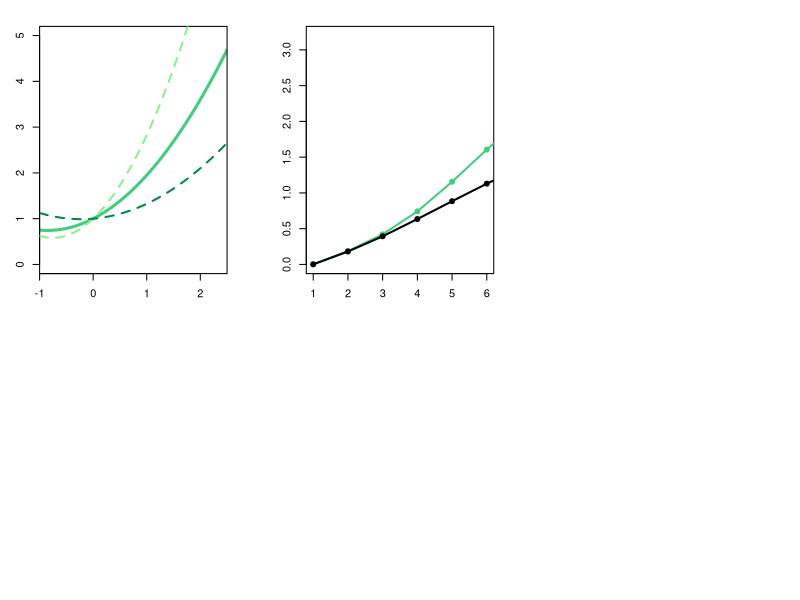

Source code (R): (Note: a time limit stopped this script after it produced the figure.)
library(mvtnorm)
library(numDeriv)

#adaptive evolution of IGEs
par(mfrow=c(2,3), mar = c(2, 3, 2, 3))  

#change in IGEs functions
IGE_v = function(mean_u, mean_p, mean_h, 
                   g_u, g_p, g_h, g_ph, v_x, v_e){
    g_i = mean_u^2 * (g_p + v_x * g_h) + 
      g_u * (mean_p^2 + g_p + v_e * (mean_h^2 + g_h) ) +
      2 * v_e * (mean_u^2 * g_ph + g_u * (mean_p * mean_h + g_ph))
    return(g_i)
  }
IGE_c = function(mean_u, v_u, p_par, h_par){
    eseq = c(-2,-1,0,1,2)
    esm = list()
    for(i in 1:length(eseq)){
      es = eseq[[i]]
      s = rnorm(1e4, mean_u, v_u)
      gi = (p_par + h_par * es) * s
      esm[[i]] = mean(gi)
    }
    return(esm)
  }
    
#no ecological change
{
#plot of landscape
b = 0.6
bx = 0
be = 0
bxe = 0
q = 0.7
qx = 0
qe = 0
qxe = 0
qx2 = 0
qe2 = 0
qxe2 = 0

Wbar = function(x){
  #fitness model on character states  
  w = 1 + 
    b * x  + 
    bx * x * s1 + 
    be * x  * s2 + 
    bxe * x * s1 * s2 +
    #divide by 2 for gamma
    q * 1/2 * x^2 +
    qx * 1/2 * x^2 * s1 +
    qe * 1/2 * x^2 * s2 + 
    qxe * 1/2 * x^2 * s1 * s2 +
    #divide by 2 for gamma
    qx2 * 1/4 * x^2 *  s1^2 +
    qe2 * 1/4 * x^2  * s2^2 +
    qxe2 * 1/8 * x^2 * (s1^2  * s2^2 ) 
  
  return(mean(w)) }

#plot of fitness function
s1=s2=0
curve(Vectorize(Wbar)(x), from = -1, to = 2.5, ylim = c(0,5), col = "seagreen3",
        lwd = 3, ylab = " ", xlab = " ", xaxt = "n", xaxs="i")
axis(1, at=c(-1, 0, 1, 2), las = 1)
s1 = 1
  bx = 0.5
  qx = 0.5
  qx2 = 0.5
curve(Vectorize(Wbar)(x), from = -1, to = 2.5, lwd = 2, col = "lightgreen", add = T, lty = "dashed")
  s1 = -1
curve(Vectorize(Wbar)(x), from = -1, to = 2.5, lwd = 2, col = "springgreen4", add = T, lty = "dashed")

#fitness function
resp_f = function(mean_srn,s){
  x = rep(0,4)
  Wbar = function(x){
    u = mean_srn[[1]]
    p = mean_srn[[2]]
    d = mean_srn[[3]]
    h = mean_srn[[4]]
    
    #character states from RNs  
    z = (u + x[1] + p * mean(s[,1]) + d * mean(s[,2]) + h + mean(s[,1]) * mean(s[,2]) ) + 
      (p + x[2] ) * (s[,1] - mean(s[,1])) + (d + x[3]) * (s[,2] - mean(s[,2])) +
      (h + x[4]) * (s[,1] - mean(s[,1])) * (s[,2] - mean(s[,2]))
    
    #fitness model on character states  
    w = 1 + 
      b * z  + 
      
      bx * (z - mean(z)) * s[,1] + 
      be * (z - mean(z))  * s[,2] + 
      bxe * (z - mean(z)) * s[,1] * s[,2] +
      
      #divide by 2 for gamma
      q * 1/2 * (z^2 - var(z)) +
      qx * 1/2 * (z^2 - var(z)) * s[,1] +
      qe * 1/2 * (z^2 - var(z)) * s[,2] + 
      qxe * 1/2 * (z^2 - var(z)) * s[,1] * s[,2] +
      #divide by 2 for gamma
      qx2 * 1/4 * (z^2 - var(z)) *  (s[,1]^2 - var(s[,1])) +
      qe2 * 1/4 * (z^2 - var(z))  *   (s[,2]^2 - var(s[,2]) ) +
      qxe2 * 1/8 * (z^2 - var(z)) * ((s[,1]^2 - var(s[,1])) * (s[,2]^2 - var(s[,2]))) 
    
    return(mean(w)) }
  first.derivatives = data.frame(b = grad(func = Wbar, x = x))
  second.derivatives = data.frame(hessian(func = Wbar, x = x))
  denom = Wbar(x = x)
  
  rownames(first.derivatives) = c("mu","psi","delta", "phi")
  colnames(second.derivatives) = rownames(second.derivatives) = c("mu","psi","delta", "phi")
  
  return(
    list(round(first.derivatives/denom,2),
         round(second.derivatives/denom,2)))
}

#response (freq.-dep)
b = 0.6
bx = 0
be = 0
bxe = 0
q = 0.7
qx = 0
qe = 0
qxe = 0
qx2 = 0
qe2 = 0
qxe2 = 0
bx = 0
qx2 = 0

#loop function
resgen = function(gen, m_init, v_init, v_e){
  bl = list()
  gl = list()
  ms = list()
  distm = data.frame(mean = rep(0,gen+1), sd = rep(0,gen+1))
  giv = list()
  gim = list()
  
  #initial distribution
  mean_srn = matrix(m_init, ncol = 1)
  ms[[1]] = mean_srn
  v_u = v_init[[1]]
  v_p = v_init[[2]]
  v_d = v_init[[3]]
  v_h = v_init[[4]]
  g = matrix(c(v_u,0,0,0,
               0,v_p,0,0,
               0,0,v_d,0,
               0,0,0,v_h), nrow = 4, ncol = 4)
  mean_x = mean_srn[1,]
  mean_e = 0 #mean ecological factor
  v_x = g[1,1]
  v_e = v_e
  c_xe = 0
  s = rmvnorm(2e5, mean = c(mean_x, mean_e), 
              sigma = matrix(c(v_x, c_xe, c_xe, v_e), nrow = 2, ncol= 2))
  par = rmvnorm(2e5, mean = t(mean_srn), sigma = as.matrix(g))
  z = par[,1] + par[,2] * s[,1] + par[,3] * s[,2] + par[,4] * s[,1] * s[,2]
  distm[1,] = c(mean(z), var(z))
  
  giv[[1]] = IGE_v(mean_u = mean_srn[[1]], mean_p = mean_srn[[2]], mean_h = mean_srn[[4]],
              g_u = g[1,1], g_p = g[2,2], g_h = g[4,4], g_ph = g[2,4], v_x = v_x, v_e = v_e)
  
  gim[[1]] = IGE_c(mean_u = mean_srn[[1]], v_u = g[1,1], p_par = par[,2], h_par = par[,4])
  
  #gen 1
  resp1 = resp_f(mean_srn, s)
  bl[[1]] = resp1[[1]]
  gl[[1]] = resp1[[2]]
  mean_srn = mean_srn + as.matrix(g) %*% as.matrix(resp1[[1]]) 
  ms[[2]] = mean_srn
  g = g + as.matrix(g) %*% (as.matrix(resp1[[2]]) - 
                              as.matrix(resp1[[1]]) %*% t(as.matrix(resp1[[1]]))) %*% as.matrix(g)
  mean_x = mean_srn[1,]
  mean_e = 0
  v_x = g[1,1]
  v_e = v_e
  c_xe = 0
  s = rmvnorm(2e5, mean = c(mean_x, mean_e), 
              sigma = matrix(c(v_x, c_xe, c_xe, v_e), nrow = 2, ncol= 2))
  par = rmvnorm(2e5, mean = t(mean_srn), sigma = as.matrix(g))
  z = par[,1] + par[,2] * s[,1] + par[,3] * s[,2] + par[,4] * s[,1] * s[,2]
  distm[2,] = c(mean(z), var(z))
  
  giv[[2]] = IGE_v(mean_u = mean_srn[[1]], mean_p = mean_srn[[2]], mean_h = mean_srn[[4]],
                   g_u = g[1,1], g_p = g[2,2], g_h = g[4,4], g_ph = g[2,4], v_x = v_x, v_e = v_e)
  
  gim[[2]] = IGE_c(mean_u = mean_srn[[1]], v_u = g[1,1], p_par = par[,2], h_par = par[,4])
  
  
  
  if(gen > 1){
    for(i in 2:gen){
      mean_x = mean_srn[1,] #mean partner phenotype
      mean_e = 0 #mean ecological factor
      v_x = g[1,1] #var
      v_e = v_e
      c_xe = 0
      s = rmvnorm(1e5, mean = c(mean_x, mean_e), 
                  sigma = matrix(c(v_x, c_xe, c_xe, v_e), nrow = 2, ncol= 2))
      resp1 = resp_f(mean_srn, s)
      bl[[i]] = resp1[[1]]
      gl[[i]] = resp1[[2]]
      mean_srn = mean_srn + as.matrix(g) %*% as.matrix(resp1[[1]]) 
      ms[[i+1]] = mean_srn
      g = g + as.matrix(g) %*% (as.matrix(resp1[[2]]) - 
                                  as.matrix(resp1[[1]]) %*% t(as.matrix(resp1[[1]]))) %*% as.matrix(g)
      
      par = rmvnorm(2e5, mean = t(mean_srn), sigma = as.matrix(g))
      z = par[,1] + par[,2] * s[,1] + par[,3] * s[,2] + par[,4] * s[,1] * s[,2]
      distm[i + 1,] = c(mean(z), var(z))
      
      giv[[i+1]] = IGE_v(mean_u = mean_srn[[1]], mean_p = mean_srn[[2]], mean_h = mean_srn[[4]],
                       g_u = g[1,1], g_p = g[2,2], g_h = g[4,4], g_ph = g[2,4], v_x = v_x, v_e = v_e)
      
      gim[[i+1]] = IGE_c(mean_u = mean_srn[[1]], v_u = g[1,1], p_par = par[,2], h_par = par[,4])
    }
  }

  return(list(bl, gl, ms, distm, giv, gim))
}

#mean change plot (different variances)
v_par = c(0.3, 0.5)
for(i in 1:length(v_par)){

  bx = 0.5
  qx = 0.5
  qx2 = 0.5
  fdr2 = resgen(gen = 6, m_init = rep(0,4), v_init = c(v_par[[i]],v_par[[i]],0,v_par[[i]]), v_e = v_par[[i]])
  
  bx = 0
  qx = 0
  qx2 = 0
  nfdr = resgen(gen = 6, m_init = rep(0,4), v_init = c(v_par[[i]],v_par[[i]],0,v_par[[i]]), v_e = v_par[[i]])

#plot mean change
if(i == 1){plot(NA, main = " ", ylab = " ", xlim = c(1,6), ylim = c(0,3.2))
  points(fdr2[[4]][,1], cex = 1, pch = 21, bg = "seagreen3", col = "seagreen3")
  lines(fdr2[[4]][,1], lwd = 2, pch = 21, col = "seagreen3", lty = "solid")
  }
else{plot(NA, main = " ", ylab = " ", xlim = c(1,6), ylim = c(0,3.2))
  points(fdr2[[4]][,1], cex = 1, pch = 21, bg = "seagreen3", col = "seagreen3")
  lines(fdr2[[4]][,1], lwd = 2, pch = 21, col = "seagreen3", lty = "solid")}
points(nfdr[[4]][,1], cex = 1, pch = 21, bg = "black")
lines(nfdr[[4]][,1], lwd = 2, pch = 21, col = "black", lty = "solid")
}

}

#ecological change
{  
#plot of landscape
b = 0.6
bx = 0
be = 0
bxe = 0
q = 0.7
qx = 0
qe = 0
qxe = 0
qx2 = 0
qe2 = 0
qxe2 = 0

Wbar = function(x){
  #fitness model on character states  
  w = 1 + 
    b * x  + 
    bx * x * s1 + 
    be * x  * s2 + 
    bxe * x * s1 * s2 +
    
    q * 1/2 * x^2 +
    qx * 1/2 * x^2 * s1 +
    qe * 1/2 * x^2 * s2 + 
    qxe * 1/2 * x^2 * s1 * s2 +
    
    qx2 * 1/4 * x^2 *  s1^2 +
    qe2 * 1/4 * x^2  * s2^2 +
    qxe2 * 1/8 * x^2 * (s1^2  * s2^2 ) 
  return(mean(w)) }

#plot of fitness function
s1=s2=0
curve(Vectorize(Wbar)(x), from = -1, to = 2.5, ylim = c(0,5), col = "seagreen3",
      lwd = 3, ylab = " ", xlab = " ", xaxt = "n", xaxs = "i")
axis(1, at=c(-1, 0, 1, 2), las = 1)
s1 = 1; s2 = 1
bx = 0.5
bxe = -0.4
qx = 0.5
qxe = -0.4
qx2 = 0.5
qxe2 = -0.4
curve(Vectorize(Wbar)(x), from = -1, to = 2.5, lwd = 2, col = "lightgreen", add = T, lty = "dashed")
s1 = -1; s2 = 1
curve(Vectorize(Wbar)(x), from = -1, to = 2.5, lwd = 2, col = "springgreen4", add = T, lty = "dashed")

#fitness function
resp_f = function(mean_srn,s){
  x = rep(0,4)
  Wbar = function(x){
    u = mean_srn[[1]]
    p = mean_srn[[2]]
    d = mean_srn[[3]]
    h = mean_srn[[4]]
    
    #character states from RNs  
    z = (u + x[1] + p * mean(s[,1]) + d * mean(s[,2]) + h + mean(s[,1]) * mean(s[,2]) ) + 
      (p + x[2] ) * (s[,1] - mean(s[,1])) + (d + x[3]) * (s[,2] - mean(s[,2])) +
      (h + x[4]) * (s[,1] - mean(s[,1])) * (s[,2] - mean(s[,2]))
    
    #fitness model on character states  
    w = 1 + 
      b * z  + 
      
      bx * (z - mean(z)) * s[,1] + 
      be * (z - mean(z))  * s[,2] + 
      bxe * (z - mean(z)) * s[,1] * s[,2] +
      
      q * 1/2 * (z^2 - var(z)) +
      qx * 1/2 * (z^2 - var(z)) * s[,1] +
      qe * 1/2 * (z^2 - var(z)) * s[,2] + 
      qxe * 1/2 * (z^2 - var(z)) * s[,1] * s[,2] +

      qx2 * 1/4 * (z^2 - var(z)) *  (s[,1]^2 - var(s[,1])) +
      qe2 * 1/4 * (z^2 - var(z))  *   (s[,2]^2 - var(s[,2]) ) +
      qxe2 * 1/8 * (z^2 - var(z)) * ((s[,1]^2 - var(s[,1])) * (s[,2]^2 - var(s[,2]))) 
    
    
    return(mean(w)) }
  first.derivatives = data.frame(b = grad(func = Wbar, x = x))
  second.derivatives = data.frame(hessian(func = Wbar, x = x))
  denom = Wbar(x = x)
  
  rownames(first.derivatives) = c("mu","psi","delta", "phi")
  colnames(second.derivatives) = rownames(second.derivatives) = c("mu","psi","delta", "phi")
  
  return(
    list(round(first.derivatives/denom,2),
         round(second.derivatives/denom,2)))
}

#response (freq.-dep)
b = 0.6
bx = 0
be = 0
bxe = 0
q = 0.7
qx = 0
qe = 0
qxe = 0
qx2 = 0
qe2 = 0
qxe2 = 0
bx = 0
qx2 = 0

#loop function
eco_gen = 0.25
resgen = function(gen, m_init, v_init, v_e){
  bl = list()
  gl = list()
  ms = list()
  distm = data.frame(mean = rep(0,gen+1), sd = rep(0,gen+1))
  
  #initial distribution
  mean_srn = matrix(m_init, ncol = 1)
  ms[[1]] = mean_srn
  v_u = v_init[[1]]
  v_p = v_init[[2]]
  v_d = v_init[[3]]
  v_h = v_init[[4]]
  g = matrix(c(v_u,0,0,0,
               0,v_p,0,0,
               0,0,v_d,0,
               0,0,0,v_h), nrow = 4, ncol = 4)
  mean_x = mean_srn[1,]
  mean_e = 0 #mean ecological factor
  v_x = g[1,1]
  v_e = v_e
  c_xe = 0
  s = rmvnorm(2e5, mean = c(mean_x, mean_e), 
              sigma = matrix(c(v_x, c_xe, c_xe, v_e), nrow = 2, ncol= 2))
  par = rmvnorm(2e5, mean = t(mean_srn), sigma = as.matrix(g))
  z = par[,1] + par[,2] * s[,1] + par[,3] * s[,2] + par[,4] * s[,1] * s[,2]
  distm[1,] = c(mean(z), var(z))
  
  #gen 1
  resp1 = resp_f(mean_srn, s)
  bl[[1]] = resp1[[1]]
  gl[[1]] = resp1[[2]]
  mean_srn = mean_srn + as.matrix(g) %*% as.matrix(resp1[[1]]) 
  ms[[2]] = mean_srn
  g = g + as.matrix(g) %*% (as.matrix(resp1[[2]]) - 
                              as.matrix(resp1[[1]]) %*% t(as.matrix(resp1[[1]]))) %*% as.matrix(g)
  mean_x = mean_srn[1,]
  mean_e = mean_e + eco_gen
  v_x = g[1,1]
  v_e = v_e
  c_xe = 0
  s = rmvnorm(2e5, mean = c(mean_x, mean_e), 
              sigma = matrix(c(v_x, c_xe, c_xe, v_e), nrow = 2, ncol= 2))
  par = rmvnorm(2e5, mean = t(mean_srn), sigma = as.matrix(g))
  z = par[,1] + par[,2] * s[,1] + par[,3] * s[,2] + par[,4] * s[,1] * s[,2]
  distm[2,] = c(mean(z), var(z))
  
  if(gen > 1){
    for(i in 2:gen){
      mean_x = mean_srn[1,] #mean partner phenotype
      mean_e = mean_e + eco_gen #mean ecological factor
      v_x = g[1,1] #var
      v_e = v_e
      c_xe = 0
      s = rmvnorm(1e5, mean = c(mean_x, mean_e), 
                  sigma = matrix(c(v_x, c_xe, c_xe, v_e), nrow = 2, ncol= 2))
      resp1 = resp_f(mean_srn, s)
      bl[[i]] = resp1[[1]]
      gl[[i]] = resp1[[2]]
      mean_srn = mean_srn + as.matrix(g) %*% as.matrix(resp1[[1]]) 
      ms[[i+1]] = mean_srn
      g = g + as.matrix(g) %*% (as.matrix(resp1[[2]]) - 
                                  as.matrix(resp1[[1]]) %*% t(as.matrix(resp1[[1]]))) %*% as.matrix(g)
      
      par = rmvnorm(2e5, mean = t(mean_srn), sigma = as.matrix(g))
      z = par[,1] + par[,2] * s[,1] + par[,3] * s[,2] + par[,4] * s[,1] * s[,2]
      distm[i + 1,] = c(mean(z), var(z))
    }
  }
  
  return(list(bl, gl, ms, distm))
}

#mean change plot (different variances)
v_par = c(0.3, 0.5)
for(i in 1:length(v_par)){

  bx = 0.5
  bxe = -0.4
  qx = 0.5
  qxe = -0.4
  qx2 = 0.5
  qxe2 = -0.4
  fdr2 = resgen(gen = 6, m_init = rep(0,4), v_init = c(v_par[[i]],v_par[[i]],0,v_par[[i]]), v_e = v_par[[i]])
  
  bx = 0
  bxe = 0
  qx = 0
  qxe = 0
  qx2 = 0
  qxe2 = 0
  nfdr = resgen(gen = 6, m_init = rep(0,4), v_init = c(v_par[[i]],v_par[[i]],0,v_par[[i]]), v_e = v_par[[i]])
  
  #plot mean change
  if(i == 1){plot(NA, main = " ", ylab = " ", xlim = c(1,6), ylim = c(0,3.3))
    points(fdr2[[4]][,1], cex = 1, pch = 21, bg = "seagreen3", col = "seagreen3")
    lines(fdr2[[4]][,1], lwd = 2, pch = 21, col = "seagreen3", lty = "solid")
    }
  else{plot(NA, main = " ", ylab = " ", xlim = c(1,6), ylim = c(0,3.3))
       points(fdr2[[4]][,1], cex = 1, pch = 21, bg = "seagreen3", col = "seagreen3")
       lines(fdr2[[4]][,1], lwd = 2, pch = 21, col = "seagreen3", lty = "solid")
       }

  points(nfdr[[4]][,1], cex = 1, pch = 21, bg = "black")
  lines(nfdr[[4]][,1], lwd = 2, pch = 21, col = "black", lty = "solid")
  
}

}

##############################################
#IGEs
par(mfrow=c(2,6), mar = c(3, 2, 3, 1)) 
  
#no ecological change
{
    #fitness function
    resp_f = function(mean_srn,s){
      x = rep(0,4)
      Wbar = function(x){
        u = mean_srn[[1]]
        p = mean_srn[[2]]
        d = mean_srn[[3]]
        h = mean_srn[[4]]
        
        #character states from RNs  
        #character states from RNs  
        z = (u + x[1] + p * mean(s[,1]) + d * mean(s[,2]) + h + mean(s[,1]) * mean(s[,2]) ) + 
          (p + x[2] ) * (s[,1] - mean(s[,1])) + (d + x[3]) * (s[,2] - mean(s[,2])) +
          (h + x[4]) * (s[,1] - mean(s[,1])) * (s[,2] - mean(s[,2]))
        
        #fitness model on character states  
        w = 1 + 
          b * z  + 
          
          bx * (z - mean(z)) * s[,1] + 
          be * (z - mean(z))  * s[,2] + 
          bxe * (z - mean(z)) * s[,1] * s[,2] +
          
          q * 1/2 * (z^2 - var(z)) +
          qx * 1/2 * (z^2 - var(z)) * s[,1] +
          qe * 1/2 * (z^2 - var(z)) * s[,2] + 
          qxe * 1/2 * (z^2 - var(z)) * s[,1] * s[,2] +
          
          qx2 * 1/4 * (z^2 - var(z)) *  (s[,1]^2 - var(s[,1])) +
          qe2 * 1/4 * (z^2 - var(z))  *   (s[,2]^2 - var(s[,2]) ) +
          qxe2 * 1/8 * (z^2 - var(z)) * ((s[,1]^2 - var(s[,1])) * (s[,2]^2 - var(s[,2]))) 
        
        return(mean(w)) }
      first.derivatives = data.frame(b = grad(func = Wbar, x = x))
      second.derivatives = data.frame(hessian(func = Wbar, x = x))
      denom = Wbar(x = x)
      
      rownames(first.derivatives) = c("mu","psi","beta", "phi")
      colnames(second.derivatives) = rownames(second.derivatives) = c("mu","psi","beta", "phi")
      
      return(
        list(round(first.derivatives/denom,2),
             round(second.derivatives/denom,2)))
    }
    
    #response (freq.-dep)
    b = 0.6
    bx = 0
    be = 0
    bxe = 0
    q = 0.7
    qx = 0
    qe = 0
    qxe = 0
    qx2 = 0
    qe2 = 0
    qxe2 = 0
    bx = 0
    qx2 = 0
    
    #loop function
    resgen = function(gen, m_init, v_init, v_e){
      bl = list()
      gl = list()
      ms = list()
      distm = data.frame(mean = rep(0,gen+1), sd = rep(0,gen+1))
      giv = list()
      gim = list()
      
      #initial distribution
      mean_srn = matrix(m_init, ncol = 1)
      ms[[1]] = mean_srn
      v_u = v_init[[1]]
      v_p = v_init[[2]]
      v_d = v_init[[3]]
      v_h = v_init[[4]]
      g = matrix(c(v_u,0,0,0,
                   0,v_p,0,0,
                   0,0,v_d,0,
                   0,0,0,v_h), nrow = 4, ncol = 4)
      mean_x = mean_srn[1,]
      mean_e = 0 #mean ecological factor
      v_x = g[1,1]
      v_e = v_e
      c_xe = 0
      s = rmvnorm(2e5, mean = c(mean_x, mean_e), 
                  sigma = matrix(c(v_x, c_xe, c_xe, v_e), nrow = 2, ncol= 2))
      par = rmvnorm(2e5, mean = t(mean_srn), sigma = as.matrix(g))
      z = par[,1] + par[,2] * s[,1] + par[,3] * s[,2] + par[,4] * s[,1] * s[,2]
      distm[1,] = c(mean(z), var(z))
      
      giv[[1]] = IGE_v(mean_u = mean_srn[[1]], mean_p = mean_srn[[2]], mean_h = mean_srn[[4]],
                       g_u = g[1,1], g_p = g[2,2], g_h = g[4,4], g_ph = g[2,4], v_x = v_x, v_e = v_e)
      
      gim[[1]] = IGE_c(mean_u = mean_srn[[1]], v_u = g[1,1], p_par = par[,2], h_par = par[,4])
      
      #gen 1
      resp1 = resp_f(mean_srn, s)
      bl[[1]] = resp1[[1]]
      gl[[1]] = resp1[[2]]
      mean_srn = mean_srn + as.matrix(g) %*% as.matrix(resp1[[1]]) 
      ms[[2]] = mean_srn
      g = g + as.matrix(g) %*% (as.matrix(resp1[[2]]) - 
                                  as.matrix(resp1[[1]]) %*% t(as.matrix(resp1[[1]]))) %*% as.matrix(g)
      mean_x = mean_srn[1,]
      mean_e = 0
      v_x = g[1,1]
      v_e = v_e
      c_xe = 0
      s = rmvnorm(2e5, mean = c(mean_x, mean_e), 
                  sigma = matrix(c(v_x, c_xe, c_xe, v_e), nrow = 2, ncol= 2))
      par = rmvnorm(2e5, mean = t(mean_srn), sigma = as.matrix(g))
      z = par[,1] + par[,2] * s[,1] + par[,3] * s[,2] + par[,4] * s[,1] * s[,2]
      distm[2,] = c(mean(z), var(z))
      
      giv[[2]] = IGE_v(mean_u = mean_srn[[1]], mean_p = mean_srn[[2]], mean_h = mean_srn[[4]],
                       g_u = g[1,1], g_p = g[2,2], g_h = g[4,4], g_ph = g[2,4], v_x = v_x, v_e = v_e)
      
      gim[[2]] = IGE_c(mean_u = mean_srn[[1]], v_u = g[1,1], p_par = par[,2], h_par = par[,4])
      
      
      
      if(gen > 1){
        for(i in 2:gen){
          mean_x = mean_srn[1,] #mean partner phenotype
          mean_e = 0 #mean ecological factor
          v_x = g[1,1] #var
          v_e = v_e
          c_xe = 0
          s = rmvnorm(1e5, mean = c(mean_x, mean_e), 
                      sigma = matrix(c(v_x, c_xe, c_xe, v_e), nrow = 2, ncol= 2))
          resp1 = resp_f(mean_srn, s)
          bl[[i]] = resp1[[1]]
          gl[[i]] = resp1[[2]]
          mean_srn = mean_srn + as.matrix(g) %*% as.matrix(resp1[[1]]) 
          ms[[i+1]] = mean_srn
          g = g + as.matrix(g) %*% (as.matrix(resp1[[2]]) - 
                                      as.matrix(resp1[[1]]) %*% t(as.matrix(resp1[[1]]))) %*% as.matrix(g)
          
          par = rmvnorm(2e5, mean = t(mean_srn), sigma = as.matrix(g))
          z = par[,1] + par[,2] * s[,1] + par[,3] * s[,2] + par[,4] * s[,1] * s[,2]
          distm[i + 1,] = c(mean(z), var(z))
          
          giv[[i+1]] = IGE_v(mean_u = mean_srn[[1]], mean_p = mean_srn[[2]], mean_h = mean_srn[[4]],
                             g_u = g[1,1], g_p = g[2,2], g_h = g[4,4], g_ph = g[2,4], v_x = v_x, v_e = v_e)
          
          gim[[i+1]] = IGE_c(mean_u = mean_srn[[1]], v_u = g[1,1], p_par = par[,2], h_par = par[,4])
        }
      }
      
      return(list(bl, gl, ms, distm, giv, gim))
    }
    
    #mean change plot (different variances)
    v_par = c(0.3, 0.5)
    bx = 0.5
    qx = 0.5
    qx2 = 0.5
    fdr1 = resgen(gen = 6, m_init = rep(0,4), v_init = c(v_par[[1]],v_par[[1]],0,v_par[[1]]), v_e = v_par[[1]])
    fdr2 = resgen(gen = 6, m_init = rep(0,4), v_init = c(v_par[[2]],v_par[[2]],0,v_par[[2]]), v_e = v_par[[2]])
    
  plot(x = c(-2,-1,0,1,2), y = unlist(fdr1[[6]][[1]]),  main = " ", ylab = " ", xlim = c(-2,2), ylim = c(0,1))
  points(x = c(-2,-1,0,1,2), y = unlist(fdr1[[6]][[1]]), lwd = 2, pch = 21, bg = "seagreen3", col = "seagreen3", lty = "solid")
  lines(x = c(-2,-1,0,1,2), y = unlist(fdr1[[6]][[1]]), lwd = 2, pch = 21, col = "seagreen3", lty = "solid")

  for(d in 2:(gen)){
    plot(x = c(-2,-1,0,1,2), y = unlist(fdr1[[6]][[d]]),  main = " ", ylab = " ", xlim = c(-2,2), ylim = c(0,1))
    points(x = c(-2,-1,0,1,2), y = unlist(fdr1[[6]][[d]]), lwd = 2, pch = 21, bg = "seagreen3", col = "seagreen3", lty = "solid")
    lines(x = c(-2,-1,0,1,2), y = unlist(fdr1[[6]][[d]]), lwd = 2, pch = 21, col = "seagreen3", lty = "solid")
 }
  }  

#ecological change
{
    #fitness function
    resp_f = function(mean_srn,s){
      x = rep(0,4)
      Wbar = function(x){
        u = mean_srn[[1]]
        p = mean_srn[[2]]
        d = mean_srn[[3]]
        h = mean_srn[[4]]
        
        #character states from RNs  
        z = (u + x[1] + p * mean(s[,1]) + d * mean(s[,2]) + h + mean(s[,1]) * mean(s[,2]) ) + 
          (p + x[2] ) * (s[,1] - mean(s[,1])) + (d + x[3]) * (s[,2] - mean(s[,2])) +
          (h + x[4]) * (s[,1] - mean(s[,1])) * (s[,2] - mean(s[,2]))
        
        #fitness model on character states  
        w = 1 + 
          b * z  + 
          
          bx * (z - mean(z)) * s[,1] + 
          be * (z - mean(z))  * s[,2] + 
          bxe * (z - mean(z)) * s[,1] * s[,2] +
          
          #divide by 2 for gamma
          q * 0.5 * (z^2 - var(z)) +
          qx * 0.5 * (z^2 - var(z)) * s[,1] +
          qe * 0.5 * (z^2 - var(z)) * s[,2] + 
          qxe * 0.5 * (z^2 - var(z)) * s[,1] * s[,2] +

          qx2 * 1/4 * (z^2 - var(z)) *  (s[,1]^2 - var(s[,1])) +
          qe2 * 1/4 * (z^2 - var(z))  *   (s[,2]^2 - var(s[,2]) ) +
          qxe2 * 1/8 * (z^2 - var(z)) * ((s[,1]^2 - var(s[,1])) * (s[,2]^2 - var(s[,2]))) 
        
        
        return(mean(w)) }
      first.derivatives = data.frame(b = grad(func = Wbar, x = x))
      second.derivatives = data.frame(hessian(func = Wbar, x = x))
      denom = Wbar(x = x)
      
      rownames(first.derivatives) = c("mu","psi","delta", "phi")
      colnames(second.derivatives) = rownames(second.derivatives) = c("mu","psi","delta", "phi")
      
      return(
        list(round(first.derivatives/denom,2),
             round(second.derivatives/denom,2)))
    }
    
    #response (freq.-dep)
    b = 0.6
    bx = 0
    be = 0
    bxe = 0
    q = 0.7
    qx = 0
    qe = 0
    qxe = 0
    qx2 = 0
    qe2 = 0
    qxe2 = 0
    bx = 0
    qx2 = 0
    
    #loop function
    eco_gen = 0.25
    resgen = function(gen, m_init, v_init, v_e){
      bl = list()
      gl = list()
      ms = list()
      distm = data.frame(mean = rep(0,gen+1), sd = rep(0,gen+1))
      giv = list()
      gim = list()
      
      #initial distribution
      mean_srn = matrix(m_init, ncol = 1)
      ms[[1]] = mean_srn
      v_u = v_init[[1]]
      v_p = v_init[[2]]
      v_d = v_init[[3]]
      v_h = v_init[[4]]
      g = matrix(c(v_u,0,0,0,
                   0,v_p,0,0,
                   0,0,v_d,0,
                   0,0,0,v_h), nrow = 4, ncol = 4)
      mean_x = mean_srn[1,]
      mean_e = 0 #mean ecological factor
      v_x = g[1,1]
      v_e = v_e
      c_xe = 0
      s = rmvnorm(2e5, mean = c(mean_x, mean_e), 
                  sigma = matrix(c(v_x, c_xe, c_xe, v_e), nrow = 2, ncol= 2))
      par = rmvnorm(2e5, mean = t(mean_srn), sigma = as.matrix(g))
      z = par[,1] + par[,2] * s[,1] + par[,3] * s[,2] + par[,4] * s[,1] * s[,2]
      distm[1,] = c(mean(z), var(z))
      
      giv[[1]] = IGE_v(mean_u = mean_srn[[1]], mean_p = mean_srn[[2]], mean_h = mean_srn[[4]],
                       g_u = g[1,1], g_p = g[2,2], g_h = g[4,4], g_ph = g[2,4], v_x = v_x, v_e = v_e)
      
      gim[[1]] = IGE_c(mean_u = mean_srn[[1]], v_u = g[1,1], p_par = par[,2], h_par = par[,4])
      
      #gen 1
      resp1 = resp_f(mean_srn, s)
      bl[[1]] = resp1[[1]]
      gl[[1]] = resp1[[2]]
      mean_srn = mean_srn + as.matrix(g) %*% as.matrix(resp1[[1]]) 
      ms[[2]] = mean_srn
      g = g + as.matrix(g) %*% (as.matrix(resp1[[2]]) - 
                                  as.matrix(resp1[[1]]) %*% t(as.matrix(resp1[[1]]))) %*% as.matrix(g)
      mean_x = mean_srn[1,]
      mean_e = 0 + eco_gen
      v_x = g[1,1]
      v_e = v_e
      c_xe = 0
      s = rmvnorm(2e5, mean = c(mean_x, mean_e), 
                  sigma = matrix(c(v_x, c_xe, c_xe, v_e), nrow = 2, ncol= 2))
      par = rmvnorm(2e5, mean = t(mean_srn), sigma = as.matrix(g))
      z = par[,1] + par[,2] * s[,1] + par[,3] * s[,2] + par[,4] * s[,1] * s[,2]
      distm[2,] = c(mean(z), var(z))
      
      giv[[2]] = IGE_v(mean_u = mean_srn[[1]], mean_p = mean_srn[[2]], mean_h = mean_srn[[4]],
                       g_u = g[1,1], g_p = g[2,2], g_h = g[4,4], g_ph = g[2,4], v_x = v_x, v_e = v_e)
      
      gim[[2]] = IGE_c(mean_u = mean_srn[[1]], v_u = g[1,1], p_par = par[,2], h_par = par[,4])
      
      
      
      if(gen > 1){
        for(i in 2:gen){
          mean_x = mean_srn[1,] #mean partner phenotype
          mean_e = 0 #mean ecological factor
          v_x = g[1,1] #var
          v_e = v_e + eco_gen
          c_xe = 0
          s = rmvnorm(1e5, mean = c(mean_x, mean_e), 
                      sigma = matrix(c(v_x, c_xe, c_xe, v_e), nrow = 2, ncol= 2))
          resp1 = resp_f(mean_srn, s)
          bl[[i]] = resp1[[1]]
          gl[[i]] = resp1[[2]]
          mean_srn = mean_srn + as.matrix(g) %*% as.matrix(resp1[[1]]) 
          ms[[i+1]] = mean_srn
          g = g + as.matrix(g) %*% (as.matrix(resp1[[2]]) - 
                                      as.matrix(resp1[[1]]) %*% t(as.matrix(resp1[[1]]))) %*% as.matrix(g)
          
          par = rmvnorm(2e5, mean = t(mean_srn), sigma = as.matrix(g))
          z = par[,1] + par[,2] * s[,1] + par[,3] * s[,2] + par[,4] * s[,1] * s[,2]
          distm[i + 1,] = c(mean(z), var(z))
          
          giv[[i+1]] = IGE_v(mean_u = mean_srn[[1]], mean_p = mean_srn[[2]], mean_h = mean_srn[[4]],
                             g_u = g[1,1], g_p = g[2,2], g_h = g[4,4], g_ph = g[2,4], v_x = v_x, v_e = v_e)
          
          gim[[i+1]] = IGE_c(mean_u = mean_srn[[1]], v_u = g[1,1], p_par = par[,2], h_par = par[,4])
        }
      }
      
      return(list(bl, gl, ms, distm, giv, gim))
    }
    
    #mean change plot (different variances)
    v_par = c(0.3, 0.5)
    bx = 0.5
    bxe = -0.4
    qx = 0.5
    qxe = -0.4
    qx2 = 0.5
    qxe2 = -0.4
    fdr1 = resgen(gen = 6, m_init = rep(0,4), v_init = c(v_par[[1]],v_par[[1]],0,v_par[[1]]), v_e = v_par[[1]])
    fdr2 = resgen(gen = 6, m_init = rep(0,4), v_init = c(v_par[[2]],v_par[[2]],0,v_par[[2]]), v_e = v_par[[2]])
    
    plot(x = c(-2,-1,0,1,2), y = unlist(fdr1[[6]][[1]]),  main = " ", ylab = " ", xlim = c(-2,2), ylim = c(0,1))
    points(x = c(-2,-1,0,1,2), y = unlist(fdr1[[6]][[1]]), lwd = 2, pch = 21, bg = "seagreen3", col = "seagreen3", lty = "solid")
    lines(x = c(-2,-1,0,1,2), y = unlist(fdr1[[6]][[1]]), lwd = 2, pch = 21, col = "seagreen3", lty = "solid")

    for(d in 2:(gen)){
      plot(x = c(-2,-1,0,1,2), y = unlist(fdr1[[6]][[d]]),  main = " ", ylab = " ", xlim = c(-2,2), ylim = c(0,1))
      points(x = c(-2,-1,0,1,2), y = unlist(fdr1[[6]][[d]]), lwd = 2, pch = 21, bg = "seagreen3", col = "seagreen3", lty = "solid")
      lines(x = c(-2,-1,0,1,2), y = unlist(fdr1[[6]][[d]]), lwd = 2, pch = 21, col = "seagreen3", lty = "solid")
  }
  }
